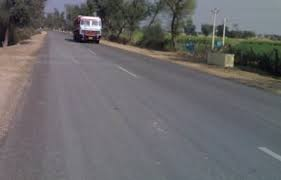
#> input picture data/entrenamiento/no pedestrian/train (163).jpg, 281 x 180 px
$ python -i detector_hog.py   (imports and definitions only)
#> lines starting #> are read from the running program, lines starting #| are printed output that depends on the picture
import tkinter as tk
from tkinter import filedialog, messagebox
from PIL import Image, ImageTk
import cv2
import numpy as np
from skimage.feature import hog
from skimage import color
import pickle

# Parámetros HOG (deben ser iguales que en el entrenamiento)
hog_params = {
    'orientations': 9,
    'pixels_per_cell': (8, 8),
    'cells_per_block': (2, 2),
    'block_norm': 'L2-Hys'
}

# Cargar modelo SVM guardado
# [2 lines not run here, left out]

def cargar_imagen():
    ruta = filedialog.askopenfilename(filetypes=[("Imagenes", "*.jpg *.jpeg *.png *.bmp")])
#> the answer given: data/entrenamiento/no pedestrian/train (163).jpg
    if not ruta:
        return
    imagen = cv2.imread(ruta)
#> imagen is the input picture: shape (180, 281, 3); mean B, G, R 106.9, 104.6, 106.3
    if imagen is None:
        messagebox.showerror("Error", "No se pudo abrir la imagen")
        return

    # Mostrar imagen en la interfaz
    imagen_rgb = cv2.cvtColor(imagen, cv2.COLOR_BGR2RGB)
    imagen_pil = Image.fromarray(imagen_rgb)
    imagen_pil = imagen_pil.resize((256, 256))
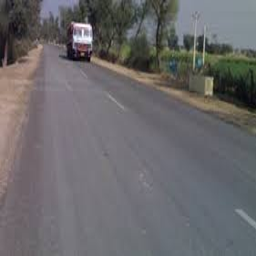
#> imagen_pil: PIL image 256x256 RGB; mean R, G, B 106.3, 104.6, 106.9
    imagen_tk = ImageTk.PhotoImage(imagen_pil)
#> (the run stopped early here; a loop or call above may not have finished)
